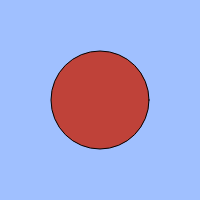
Frame 1 (no input)
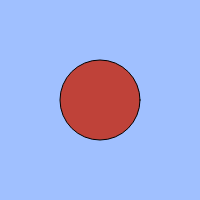
Frame 60 (no input)
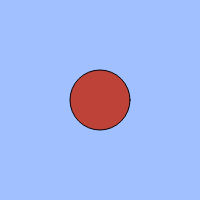
Frame 120 (the mouse pressed at the canvas centre since frame 60)

The p5.js sketch that drew these frames (run headless with seeded random() and noise() and a simulated clock; from frame 60 on, the mouse is pressed at the canvas centre):

// p5.js sketch
// ── sketch.js
// 練習問題「心臓の鼓動のように大きくなったり小さくなったりする円」
let count, cycle, size, speed;

function setup(){
  createCanvas(200, 200);
  count = 0;
  cycle = 100;
  speed = 0;
}

function draw(){
  background(160, 192, 255);
  count = (count + 2 + speed) % cycle;
  size = 100 - count;
  fill(191, 66, 57);
  ellipse(width / 2, height / 2, size);

  //if(keyIsDown(UP_ARROW)){speed = 1;}
  //if(keyIsDown(DOWN_ARROW)){speed = -1;}

}
function keyPressed(){
  if(keyCode == UP_ARROW){speed += 1;}
  else if (keyCode == DOWN_ARROW) {speed -= 1;}
}
